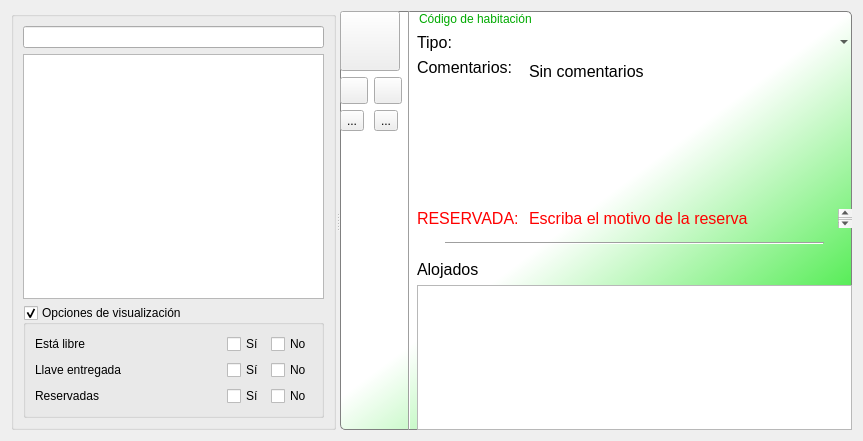
<?xml version="1.0" encoding="UTF-8"?>
<ui version="4.0">
 <class>MyAcolitoHabitaciones</class>
 <widget class="QWidget" name="MyAcolitoHabitaciones">
  <property name="geometry">
   <rect>
    <x>0</x>
    <y>0</y>
    <width>863</width>
    <height>441</height>
   </rect>
  </property>
  <property name="windowTitle">
   <string>Form</string>
  </property>
  <layout class="QVBoxLayout" name="verticalLayout_3">
   <item>
    <widget class="QSplitter" name="splitter">
     <property name="orientation">
      <enum>Qt::Horizontal</enum>
     </property>
     <widget class="QGroupBox" name="groupBox">
      <property name="title">
       <string/>
      </property>
      <layout class="QVBoxLayout" name="verticalLayout_4">
       <item>
        <widget class="AcolitoCustomLineEdit" name="buscarLineEdit"/>
       </item>
       <item>
        <widget class="QTableView" name="vistaHabitaciones"/>
       </item>
       <item>
        <widget class="QGroupBox" name="visualizarGroupBox">
         <property name="title">
          <string>Opciones de visualización</string>
         </property>
         <property name="checkable">
          <bool>true</bool>
         </property>
         <layout class="QGridLayout" name="gridLayout">
          <item row="0" column="0">
           <widget class="QLabel" name="labelLibre">
            <property name="sizePolicy">
             <sizepolicy hsizetype="Expanding" vsizetype="Preferred">
              <horstretch>0</horstretch>
              <verstretch>0</verstretch>
             </sizepolicy>
            </property>
            <property name="text">
             <string>Está libre</string>
            </property>
           </widget>
          </item>
          <item row="0" column="1">
           <widget class="QCheckBox" name="siLibreCheckBox">
            <property name="text">
             <string>Sí</string>
            </property>
           </widget>
          </item>
          <item row="0" column="2">
           <widget class="QCheckBox" name="noLibreCheckBox">
            <property name="text">
             <string>No</string>
            </property>
           </widget>
          </item>
          <item row="1" column="0">
           <widget class="QLabel" name="labelLlaveEntregada">
            <property name="sizePolicy">
             <sizepolicy hsizetype="Expanding" vsizetype="Preferred">
              <horstretch>0</horstretch>
              <verstretch>0</verstretch>
             </sizepolicy>
            </property>
            <property name="text">
             <string>Llave entregada</string>
            </property>
           </widget>
          </item>
          <item row="1" column="1">
           <widget class="QCheckBox" name="siEntregadaCheckBox">
            <property name="text">
             <string>Sí</string>
            </property>
           </widget>
          </item>
          <item row="1" column="2">
           <widget class="QCheckBox" name="noEntregadaCheckBox">
            <property name="text">
             <string>No</string>
            </property>
           </widget>
          </item>
          <item row="2" column="0">
           <widget class="QLabel" name="labelOpcionesReserva">
            <property name="sizePolicy">
             <sizepolicy hsizetype="Expanding" vsizetype="Preferred">
              <horstretch>0</horstretch>
              <verstretch>0</verstretch>
             </sizepolicy>
            </property>
            <property name="text">
             <string>Reservadas</string>
            </property>
           </widget>
          </item>
          <item row="2" column="1">
           <widget class="QCheckBox" name="siReservadaCheckBox">
            <property name="text">
             <string>Sí</string>
            </property>
           </widget>
          </item>
          <item row="2" column="2">
           <widget class="QCheckBox" name="noReservadaCheckBox">
            <property name="text">
             <string>No</string>
            </property>
           </widget>
          </item>
         </layout>
        </widget>
       </item>
      </layout>
     </widget>
     <widget class="QWidget" name="HabitacionWidget" native="true">
      <property name="styleSheet">
       <string notr="true">QWidget#HabitacionWidget
{
	background-color: qlineargradient(spread:pad, x1:1, y1:1, x2:0.5, y2:0.46, stop:0 rgba(0, 227, 0, 255), stop:1 rgba(255, 255, 255, 255));
	border: 1px solid grey;
	border-radius: 5px;
}

QLineEdit#codHabLine
{
	background-color: rgba(255, 255, 255, 0);
    border: no;
    
	font: 12pt &quot;MS Shell Dlg 2&quot;;
	
	color: rgb(0, 170, 0);
}

QComboBox#tipoComboBox
{	
    background-color: rgba(255, 255, 255, 0);
    border: no;
    
	font: 12pt &quot;MS Shell Dlg 2&quot;;
}


QTextBrowser#comentariosBrowser
{
	background-color: rgba(255, 255, 255, 0);
    border: no;
    
	font: 12pt &quot;MS Shell Dlg 2&quot;;
}

QTextBrowser#reservaBrowser
{
	background-color: rgba(255, 255, 255, 0);
	color: rgb(255, 0, 0);
    border: no;
    
	font: 12pt &quot;MS Shell Dlg 2&quot;;
}</string>
      </property>
      <layout class="QHBoxLayout" name="horizontalLayout_2">
       <item>
        <layout class="QVBoxLayout" name="verticalLayout_2">
         <item>
          <widget class="AcolitoBinaryToolButton" name="llaveButton">
           <property name="minimumSize">
            <size>
             <width>60</width>
             <height>60</height>
            </size>
           </property>
           <property name="maximumSize">
            <size>
             <width>60</width>
             <height>60</height>
            </size>
           </property>
           <property name="toolTip">
            <string>Habitacion cerrada, pulsa para entregar la llave.</string>
           </property>
           <property name="text">
            <string/>
           </property>
           <property name="icon">
            <iconset resource="acolitoRC.qrc">
             <normaloff>:/acolitos/iconos/habCerrada</normaloff>:/acolitos/iconos/habCerrada</iconset>
           </property>
           <property name="iconSize">
            <size>
             <width>48</width>
             <height>48</height>
            </size>
           </property>
          </widget>
         </item>
         <item>
          <layout class="QGridLayout" name="gridLayout_3">
           <item row="1" column="1">
            <widget class="AcolitoBinaryToolButton" name="reservaButton">
             <property name="toolTip">
              <string>Pulsa para reservar la habitación</string>
             </property>
             <property name="text">
              <string/>
             </property>
             <property name="icon">
              <iconset resource="acolitoRC.qrc">
               <normaloff>:/acolitos/iconos/noReserva</normaloff>:/acolitos/iconos/noReserva</iconset>
             </property>
             <property name="iconSize">
              <size>
               <width>20</width>
               <height>20</height>
              </size>
             </property>
            </widget>
           </item>
           <item row="2" column="0">
            <widget class="QToolButton" name="limpiarButton">
             <property name="toolTip">
              <string>Desaloja al grupo dejando la habitación vacía</string>
             </property>
             <property name="text">
              <string>...</string>
             </property>
             <property name="icon">
              <iconset resource="acolitoRC.qrc">
               <normaloff>:/acolitos/iconos/limpiarHab</normaloff>:/acolitos/iconos/limpiarHab</iconset>
             </property>
             <property name="iconSize">
              <size>
               <width>20</width>
               <height>20</height>
              </size>
             </property>
            </widget>
           </item>
           <item row="1" column="0">
            <widget class="QToolButton" name="imprimirButton">
             <property name="toolTip">
              <string>Imprimir habitacion</string>
             </property>
             <property name="text">
              <string/>
             </property>
             <property name="icon">
              <iconset resource="acolitoRC.qrc">
               <normaloff>:/acolitos/iconos/imprimir</normaloff>:/acolitos/iconos/imprimir</iconset>
             </property>
             <property name="iconSize">
              <size>
               <width>20</width>
               <height>20</height>
              </size>
             </property>
            </widget>
           </item>
           <item row="2" column="1">
            <widget class="QToolButton" name="reporteButton">
             <property name="toolTip">
              <string>Lanza un reporte de la habitación</string>
             </property>
             <property name="text">
              <string>...</string>
             </property>
             <property name="icon">
              <iconset resource="acolitoRC.qrc">
               <normaloff>:/acolitos/iconos/exportar</normaloff>:/acolitos/iconos/exportar</iconset>
             </property>
             <property name="iconSize">
              <size>
               <width>20</width>
               <height>20</height>
              </size>
             </property>
            </widget>
           </item>
          </layout>
         </item>
         <item>
          <spacer name="verticalSpacer">
           <property name="orientation">
            <enum>Qt::Vertical</enum>
           </property>
           <property name="sizeHint" stdset="0">
            <size>
             <width>20</width>
             <height>40</height>
            </size>
           </property>
          </spacer>
         </item>
        </layout>
       </item>
       <item>
        <widget class="Line" name="line">
         <property name="orientation">
          <enum>Qt::Vertical</enum>
         </property>
        </widget>
       </item>
       <item>
        <layout class="QVBoxLayout" name="verticalLayout">
         <item>
          <layout class="QGridLayout" name="gridLayout_2">
           <property name="bottomMargin">
            <number>0</number>
           </property>
           <property name="verticalSpacing">
            <number>6</number>
           </property>
           <item row="1" column="0">
            <widget class="QLabel" name="habLabel">
             <property name="font">
              <font>
               <pointsize>12</pointsize>
              </font>
             </property>
             <property name="text">
              <string>Tipo:</string>
             </property>
            </widget>
           </item>
           <item row="1" column="1">
            <widget class="AcolitoTextComboBox" name="tipoComboBox"/>
           </item>
           <item row="2" column="0">
            <widget class="QLabel" name="label_2">
             <property name="font">
              <font>
               <pointsize>12</pointsize>
              </font>
             </property>
             <property name="text">
              <string>Comentarios:</string>
             </property>
             <property name="alignment">
              <set>Qt::AlignLeading|Qt::AlignLeft|Qt::AlignTop</set>
             </property>
            </widget>
           </item>
           <item row="2" column="1">
            <widget class="QTextBrowser" name="comentariosBrowser">
             <property name="sizePolicy">
              <sizepolicy hsizetype="Expanding" vsizetype="Maximum">
               <horstretch>0</horstretch>
               <verstretch>0</verstretch>
              </sizepolicy>
             </property>
             <property name="readOnly">
              <bool>false</bool>
             </property>
             <property name="html">
              <string>&lt;!DOCTYPE HTML PUBLIC &quot;-//W3C//DTD HTML 4.0//EN&quot; &quot;http://www.w3.org/TR/REC-html40/strict.dtd&quot;&gt;
&lt;html&gt;&lt;head&gt;&lt;meta name=&quot;qrichtext&quot; content=&quot;1&quot; /&gt;&lt;style type=&quot;text/css&quot;&gt;
p, li { white-space: pre-wrap; }
&lt;/style&gt;&lt;/head&gt;&lt;body style=&quot; font-family:'MS Shell Dlg 2'; font-size:12pt; font-weight:400; font-style:normal;&quot;&gt;
&lt;p style=&quot; margin-top:0px; margin-bottom:0px; margin-left:0px; margin-right:0px; -qt-block-indent:0; text-indent:0px;&quot;&gt;Sin comentarios&lt;/p&gt;&lt;/body&gt;&lt;/html&gt;</string>
             </property>
            </widget>
           </item>
           <item row="3" column="0">
            <widget class="QLabel" name="reservaLabel">
             <property name="font">
              <font>
               <pointsize>12</pointsize>
              </font>
             </property>
             <property name="styleSheet">
              <string notr="true">QLabel
{
	color: rgb(255, 0, 0);
}</string>
             </property>
             <property name="text">
              <string>RESERVADA:</string>
             </property>
             <property name="alignment">
              <set>Qt::AlignLeading|Qt::AlignLeft|Qt::AlignTop</set>
             </property>
            </widget>
           </item>
           <item row="3" column="1">
            <widget class="QTextBrowser" name="reservaBrowser">
             <property name="sizePolicy">
              <sizepolicy hsizetype="Expanding" vsizetype="Ignored">
               <horstretch>0</horstretch>
               <verstretch>0</verstretch>
              </sizepolicy>
             </property>
             <property name="minimumSize">
              <size>
               <width>0</width>
               <height>0</height>
              </size>
             </property>
             <property name="readOnly">
              <bool>false</bool>
             </property>
             <property name="html">
              <string>&lt;!DOCTYPE HTML PUBLIC &quot;-//W3C//DTD HTML 4.0//EN&quot; &quot;http://www.w3.org/TR/REC-html40/strict.dtd&quot;&gt;
&lt;html&gt;&lt;head&gt;&lt;meta name=&quot;qrichtext&quot; content=&quot;1&quot; /&gt;&lt;style type=&quot;text/css&quot;&gt;
p, li { white-space: pre-wrap; }
&lt;/style&gt;&lt;/head&gt;&lt;body style=&quot; font-family:'MS Shell Dlg 2'; font-size:12pt; font-weight:400; font-style:normal;&quot;&gt;
&lt;p style=&quot; margin-top:0px; margin-bottom:0px; margin-left:0px; margin-right:0px; -qt-block-indent:0; text-indent:0px;&quot;&gt;Escriba el motivo de la reserva&lt;/p&gt;&lt;/body&gt;&lt;/html&gt;</string>
             </property>
            </widget>
           </item>
           <item row="0" column="0" colspan="2">
            <widget class="QLineEdit" name="codHabLine">
             <property name="text">
              <string>Código de habitación</string>
             </property>
            </widget>
           </item>
          </layout>
         </item>
         <item>
          <layout class="QHBoxLayout" name="horizontalLayout">
           <item>
            <spacer name="horizontalSpacer">
             <property name="orientation">
              <enum>Qt::Horizontal</enum>
             </property>
             <property name="sizeType">
              <enum>QSizePolicy::Preferred</enum>
             </property>
             <property name="sizeHint" stdset="0">
              <size>
               <width>28</width>
               <height>20</height>
              </size>
             </property>
            </spacer>
           </item>
           <item>
            <widget class="Line" name="line_2">
             <property name="sizePolicy">
              <sizepolicy hsizetype="Expanding" vsizetype="Fixed">
               <horstretch>0</horstretch>
               <verstretch>0</verstretch>
              </sizepolicy>
             </property>
             <property name="orientation">
              <enum>Qt::Horizontal</enum>
             </property>
            </widget>
           </item>
           <item>
            <spacer name="horizontalSpacer_2">
             <property name="orientation">
              <enum>Qt::Horizontal</enum>
             </property>
             <property name="sizeType">
              <enum>QSizePolicy::Preferred</enum>
             </property>
             <property name="sizeHint" stdset="0">
              <size>
               <width>28</width>
               <height>20</height>
              </size>
             </property>
            </spacer>
           </item>
          </layout>
         </item>
         <item>
          <widget class="QLabel" name="label_6">
           <property name="font">
            <font>
             <pointsize>12</pointsize>
            </font>
           </property>
           <property name="text">
            <string>Alojados</string>
           </property>
          </widget>
         </item>
         <item>
          <widget class="QTableView" name="vistaAlojados">
           <property name="sizePolicy">
            <sizepolicy hsizetype="Expanding" vsizetype="Expanding">
             <horstretch>0</horstretch>
             <verstretch>0</verstretch>
            </sizepolicy>
           </property>
          </widget>
         </item>
        </layout>
       </item>
      </layout>
     </widget>
    </widget>
   </item>
  </layout>
 </widget>
 <customwidgets>
  <customwidget>
   <class>AcolitoTextComboBox</class>
   <extends>QComboBox</extends>
   <header>acolitotextcombobox.h</header>
  </customwidget>
  <customwidget>
   <class>AcolitoBinaryToolButton</class>
   <extends>QToolButton</extends>
   <header>acolitobinarytoolbutton.h</header>
  </customwidget>
  <customwidget>
   <class>AcolitoCustomLineEdit</class>
   <extends>QLineEdit</extends>
   <header location="global">acolitocustomlineedit.h</header>
  </customwidget>
 </customwidgets>
 <resources>
  <include location="acolitoRC.qrc"/>
 </resources>
 <connections/>
</ui>
